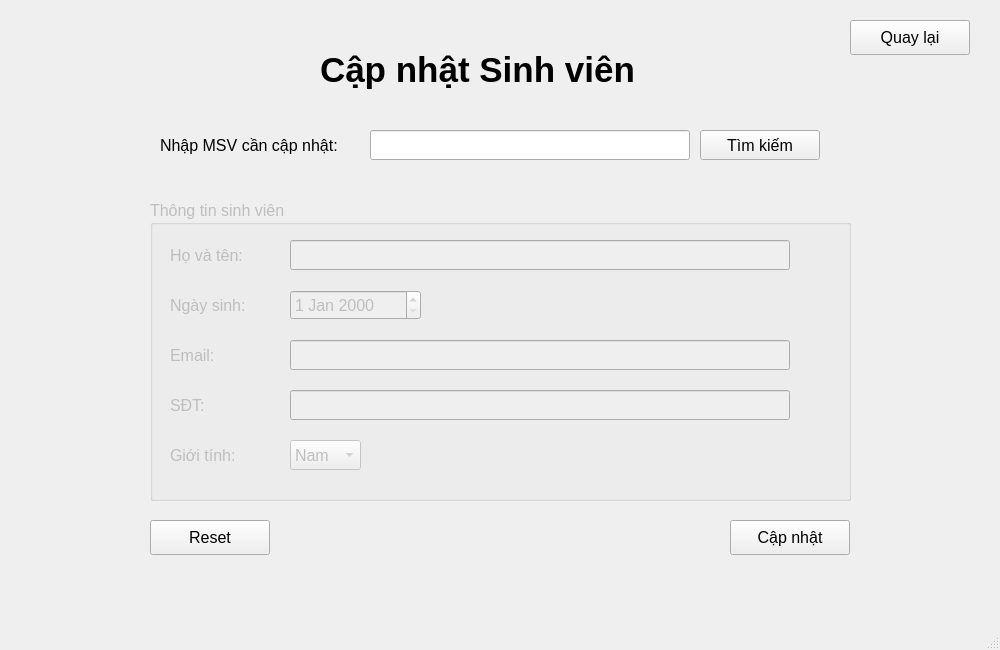
<?xml version="1.0" encoding="UTF-8"?>
<ui version="4.0">
 <class>MainWindow</class>
 <widget class="QMainWindow" name="MainWindow">
  <property name="geometry">
   <rect>
    <x>0</x>
    <y>0</y>
    <width>1000</width>
    <height>650</height>
   </rect>
  </property>
  <property name="windowTitle">
   <string>MainWindow</string>
  </property>
  <widget class="QWidget" name="centralwidget">
   <widget class="QLabel" name="label_3">
    <property name="geometry">
     <rect>
      <x>160</x>
      <y>130</y>
      <width>221</width>
      <height>31</height>
     </rect>
    </property>
    <property name="font">
     <font>
      <pointsize>12</pointsize>
     </font>
    </property>
    <property name="text">
     <string>Nhập MSV cần cập nhật:</string>
    </property>
   </widget>
   <widget class="QPushButton" name="btnUpdate">
    <property name="geometry">
     <rect>
      <x>730</x>
      <y>520</y>
      <width>120</width>
      <height>35</height>
     </rect>
    </property>
    <property name="font">
     <font>
      <pointsize>12</pointsize>
      <weight>50</weight>
      <bold>false</bold>
     </font>
    </property>
    <property name="text">
     <string>Cập nhật</string>
    </property>
   </widget>
   <widget class="QLabel" name="label">
    <property name="geometry">
     <rect>
      <x>320</x>
      <y>40</y>
      <width>421</width>
      <height>60</height>
     </rect>
    </property>
    <property name="font">
     <font>
      <pointsize>26</pointsize>
      <weight>75</weight>
      <bold>true</bold>
     </font>
    </property>
    <property name="text">
     <string>Cập nhật Sinh viên </string>
    </property>
   </widget>
   <widget class="QLineEdit" name="Masv">
    <property name="geometry">
     <rect>
      <x>370</x>
      <y>130</y>
      <width>320</width>
      <height>30</height>
     </rect>
    </property>
    <property name="font">
     <font>
      <pointsize>12</pointsize>
     </font>
    </property>
    <property name="text">
     <string/>
    </property>
   </widget>
   <widget class="QGroupBox" name="groupBox">
    <property name="enabled">
     <bool>false</bool>
    </property>
    <property name="geometry">
     <rect>
      <x>150</x>
      <y>200</y>
      <width>701</width>
      <height>301</height>
     </rect>
    </property>
    <property name="font">
     <font>
      <pointsize>12</pointsize>
     </font>
    </property>
    <property name="title">
     <string>Thông tin sinh viên</string>
    </property>
    <widget class="QLabel" name="label_7">
     <property name="geometry">
      <rect>
       <x>20</x>
       <y>190</y>
       <width>100</width>
       <height>31</height>
      </rect>
     </property>
     <property name="font">
      <font>
       <pointsize>12</pointsize>
       <weight>50</weight>
       <bold>false</bold>
      </font>
     </property>
     <property name="text">
      <string>SĐT:</string>
     </property>
    </widget>
    <widget class="QLineEdit" name="SDT">
     <property name="geometry">
      <rect>
       <x>140</x>
       <y>190</y>
       <width>500</width>
       <height>30</height>
      </rect>
     </property>
     <property name="font">
      <font>
       <pointsize>12</pointsize>
       <weight>50</weight>
       <bold>false</bold>
      </font>
     </property>
     <property name="text">
      <string/>
     </property>
    </widget>
    <widget class="QLabel" name="label_4">
     <property name="geometry">
      <rect>
       <x>20</x>
       <y>240</y>
       <width>100</width>
       <height>31</height>
      </rect>
     </property>
     <property name="font">
      <font>
       <pointsize>12</pointsize>
       <weight>50</weight>
       <bold>false</bold>
      </font>
     </property>
     <property name="text">
      <string>Giới tính:</string>
     </property>
    </widget>
    <widget class="QLineEdit" name="name">
     <property name="geometry">
      <rect>
       <x>140</x>
       <y>40</y>
       <width>500</width>
       <height>30</height>
      </rect>
     </property>
     <property name="font">
      <font>
       <pointsize>12</pointsize>
       <weight>50</weight>
       <bold>false</bold>
      </font>
     </property>
     <property name="text">
      <string/>
     </property>
    </widget>
    <widget class="QLineEdit" name="Email">
     <property name="geometry">
      <rect>
       <x>140</x>
       <y>140</y>
       <width>500</width>
       <height>30</height>
      </rect>
     </property>
     <property name="font">
      <font>
       <pointsize>12</pointsize>
       <weight>50</weight>
       <bold>false</bold>
      </font>
     </property>
     <property name="text">
      <string/>
     </property>
    </widget>
    <widget class="QDateEdit" name="Ngay_sinh">
     <property name="geometry">
      <rect>
       <x>140</x>
       <y>90</y>
       <width>131</width>
       <height>30</height>
      </rect>
     </property>
     <property name="font">
      <font>
       <pointsize>12</pointsize>
       <weight>50</weight>
       <bold>false</bold>
      </font>
     </property>
    </widget>
    <widget class="QLabel" name="label_6">
     <property name="geometry">
      <rect>
       <x>20</x>
       <y>140</y>
       <width>100</width>
       <height>31</height>
      </rect>
     </property>
     <property name="font">
      <font>
       <pointsize>12</pointsize>
       <weight>50</weight>
       <bold>false</bold>
      </font>
     </property>
     <property name="text">
      <string>Email:</string>
     </property>
    </widget>
    <widget class="QLabel" name="label_2">
     <property name="geometry">
      <rect>
       <x>20</x>
       <y>40</y>
       <width>100</width>
       <height>31</height>
      </rect>
     </property>
     <property name="font">
      <font>
       <pointsize>12</pointsize>
       <weight>50</weight>
       <bold>false</bold>
      </font>
     </property>
     <property name="text">
      <string>Họ và tên:</string>
     </property>
    </widget>
    <widget class="QComboBox" name="Gioi_tinh">
     <property name="geometry">
      <rect>
       <x>140</x>
       <y>240</y>
       <width>71</width>
       <height>30</height>
      </rect>
     </property>
     <property name="font">
      <font>
       <pointsize>12</pointsize>
       <weight>50</weight>
       <bold>false</bold>
      </font>
     </property>
     <item>
      <property name="text">
       <string>Nam</string>
      </property>
     </item>
     <item>
      <property name="text">
       <string>Nữ</string>
      </property>
     </item>
    </widget>
    <widget class="QLabel" name="label_5">
     <property name="geometry">
      <rect>
       <x>20</x>
       <y>90</y>
       <width>100</width>
       <height>31</height>
      </rect>
     </property>
     <property name="font">
      <font>
       <pointsize>12</pointsize>
       <weight>50</weight>
       <bold>false</bold>
      </font>
     </property>
     <property name="text">
      <string>Ngày sinh:</string>
     </property>
    </widget>
   </widget>
   <widget class="QPushButton" name="btnsearch">
    <property name="geometry">
     <rect>
      <x>700</x>
      <y>130</y>
      <width>120</width>
      <height>30</height>
     </rect>
    </property>
    <property name="font">
     <font>
      <pointsize>12</pointsize>
     </font>
    </property>
    <property name="text">
     <string>Tìm kiếm</string>
    </property>
   </widget>
   <widget class="QPushButton" name="btn_back">
    <property name="geometry">
     <rect>
      <x>850</x>
      <y>20</y>
      <width>120</width>
      <height>35</height>
     </rect>
    </property>
    <property name="font">
     <font>
      <pointsize>12</pointsize>
     </font>
    </property>
    <property name="text">
     <string>Quay lại</string>
    </property>
   </widget>
   <widget class="QPushButton" name="reset">
    <property name="geometry">
     <rect>
      <x>150</x>
      <y>520</y>
      <width>120</width>
      <height>35</height>
     </rect>
    </property>
    <property name="font">
     <font>
      <pointsize>12</pointsize>
     </font>
    </property>
    <property name="text">
     <string>Reset</string>
    </property>
   </widget>
  </widget>
  <widget class="QMenuBar" name="menubar">
   <property name="geometry">
    <rect>
     <x>0</x>
     <y>0</y>
     <width>1000</width>
     <height>26</height>
    </rect>
   </property>
  </widget>
  <widget class="QStatusBar" name="statusbar"/>
 </widget>
 <resources/>
 <connections/>
</ui>
